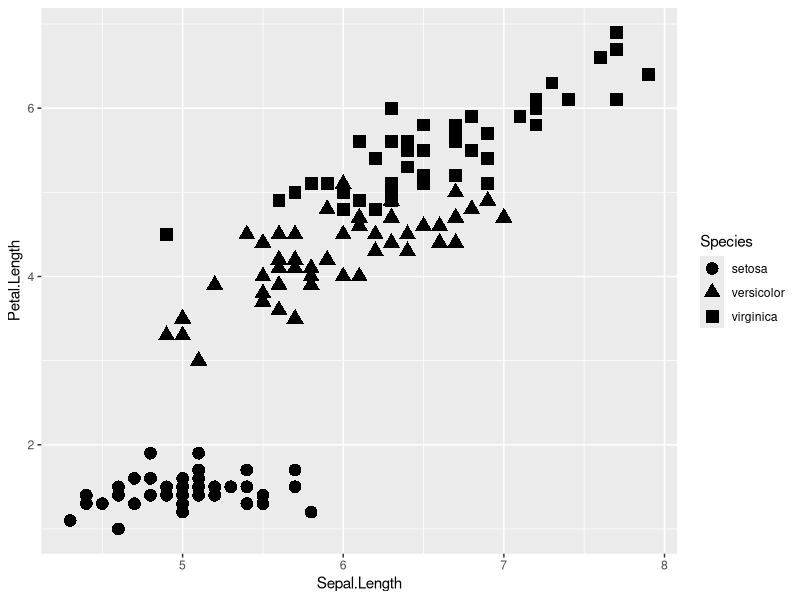
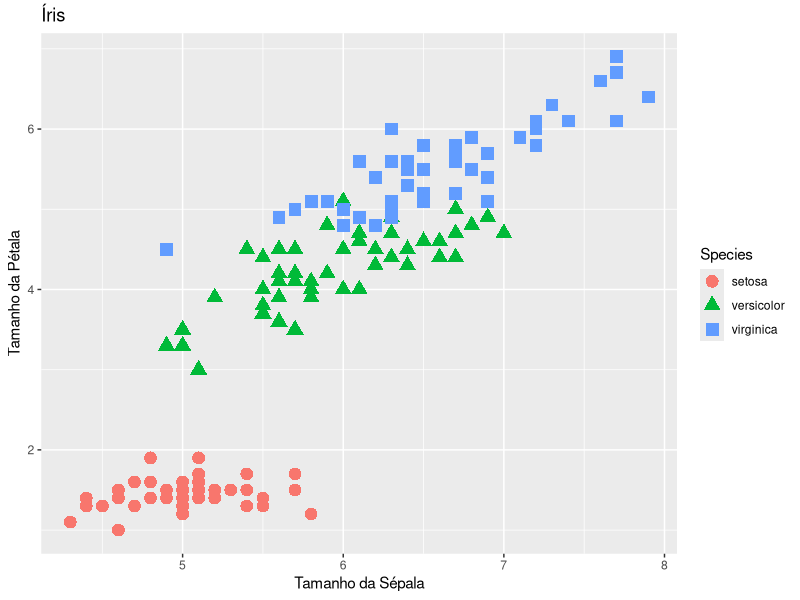
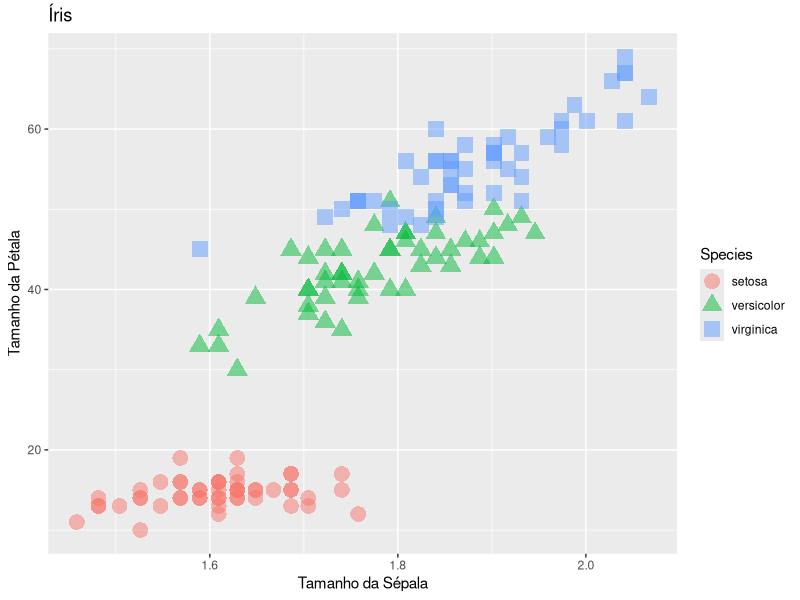
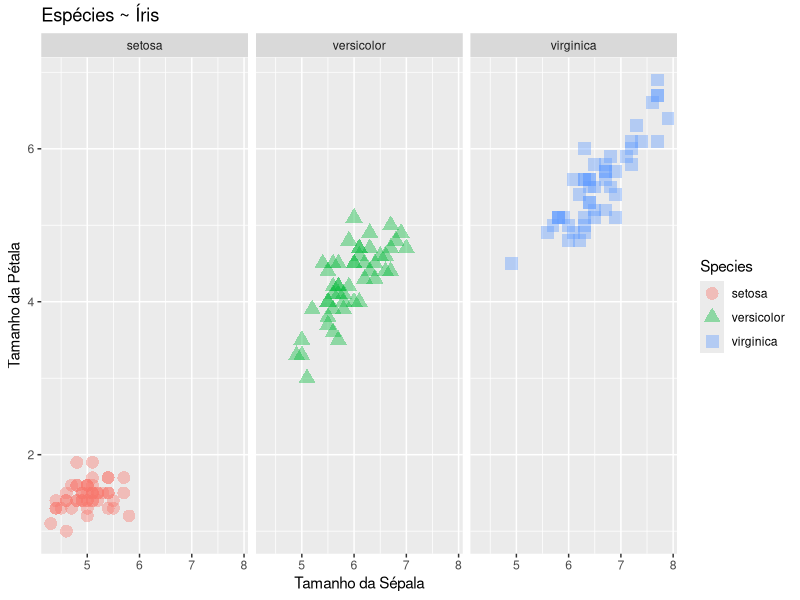
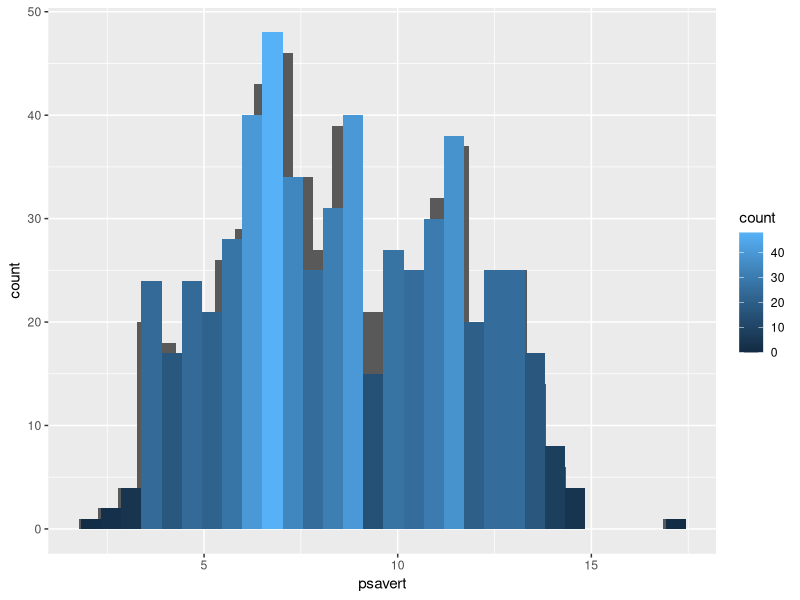
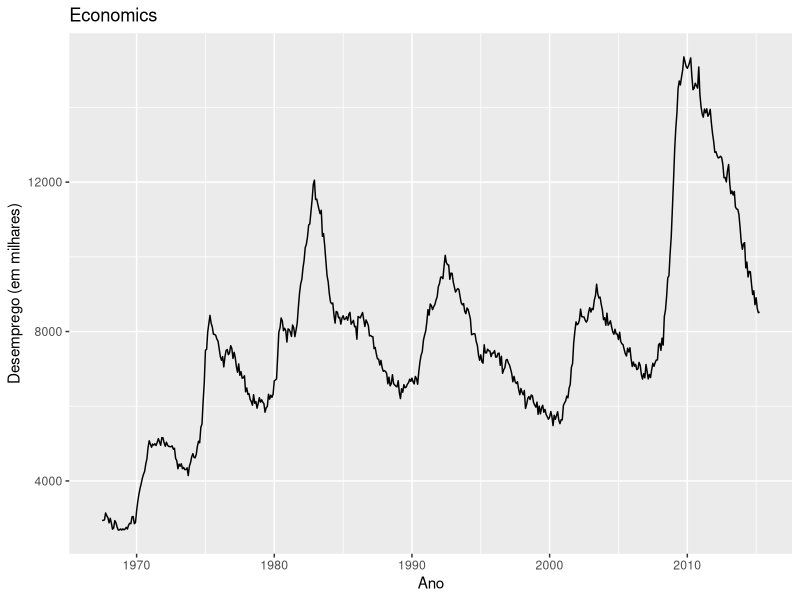

These charts were generated, in order, by the following R code: (Note: this script raises an error after producing the figures.)
## ---- chunk 1
library(ggplot2)
options(width = 200)
## ---- chunk 2
#install.packages("ggplot2")

#library(ggplot2)
## ---- chunk 3
# Carrega a base de dados em iris
iris <- iris

# Breve sumário sobre os dados
summary(iris)
## ---- chunk 4

a <- ggplot(data=iris, aes(x=Sepal.Length, y=Petal.Length, shape = Species)) 
a <- a + geom_point(size=4)
# Plot do gráfico
a
## ---- chunk 5

# ggplot(data=iris, aes(x=Sepal.Length, y=Petal.Length, shape = Species)) + geom_point(size=4, aes(colour=Species)) + xlab("Tamanho da Sépala") + ylab("Tamanho da Pétala") + ggtitle("Íris")

# Ou 

# ggplot(data=iris, aes(x=Sepal.Length, y=Petal.Length, shape = Species, col = Species)) + geom_point(size=4, aes(colour=Species)) + xlab("Tamanho da Sépala") + ylab("Tamanho da Pétala") + ggtitle("Íris")

# No caso em que utilizemos várias camadas como a 'geom_point()' é necessário que informemos novamente quem serão os eixos x e y, por exemplo:

ggplot(iris) + geom_point(aes(x=Sepal.Length, y=Petal.Length)) + geom_point(size=4, aes(x=Sepal.Length, y=Petal.Length, col=Species, shape=Species)) + xlab("Tamanho da Sépala") + ylab("Tamanho da Pétala") + ggtitle("Íris")

# Podemos até mesmo transformar variáveis diretamente no próprio ggplot2 (repare na escala)

ggplot(iris) + geom_point(aes(x=log(Sepal.Length), y=Petal.Length*10, shape = Species, colour=Species), size=5, alpha=0.5) + xlab("Tamanho da Sépala") + ylab("Tamanho da Pétala") + ggtitle("Íris") 

## ---- chunk 6

ggplot(iris, aes(x=Sepal.Length, y=Petal.Length, col=Species, shape=Species)) + geom_point(size=4, alpha=0.4) + facet_wrap(~Species) + xlab("Tamanho da Sépala") + ylab("Tamanho da Pétala") + ggtitle("Espécies ~ Íris")

## ---- chunk 7
economics <- economics
## ---- chunk 8
ggplot(economics, aes(psavert)) + geom_histogram(binwidth = diff(range(economics$psavert))/30) + geom_histogram(aes(fill=..count..)) # + scale_y_reverse() # + scale_fill_gradient("Count", low="red", high="blue")
## ---- chunk 9
ggplot(economics, aes(x=date, y=unemploy)) + geom_line() + xlab("Ano") + ylab("Desemprego (em milhares)") + ggtitle("Economics") # + geom_smooth() # + geom_smooth(method=lm)
## ---- chunk 10
ggplot(iris, aes(factor(pop))) + geom_bar()
## ---- chunk 11
#ggplot(iris) + geom_density(aes(aes(Petal.Width, colour = Specie)), alpha = 0.6)

#ggplot(I_subset, aes(Dur_msec, fill = Word))+ geom_density(position = "stack", aes(y = ..count..))

#ggplot(I_subset, aes(Dur_msec, fill = Word))+ geom_density(position = "fill", aes(y = ..count..))
## ---- chunk 12
# Mescla de graficos
#ggplot(I_subset, aes(Dur_msec, F1.n, color = Word))+ geom_point()+ geom_line()


# All geometries begin with geom_, meaning you can get a full list using apropos().
# apropos("^geom_")
